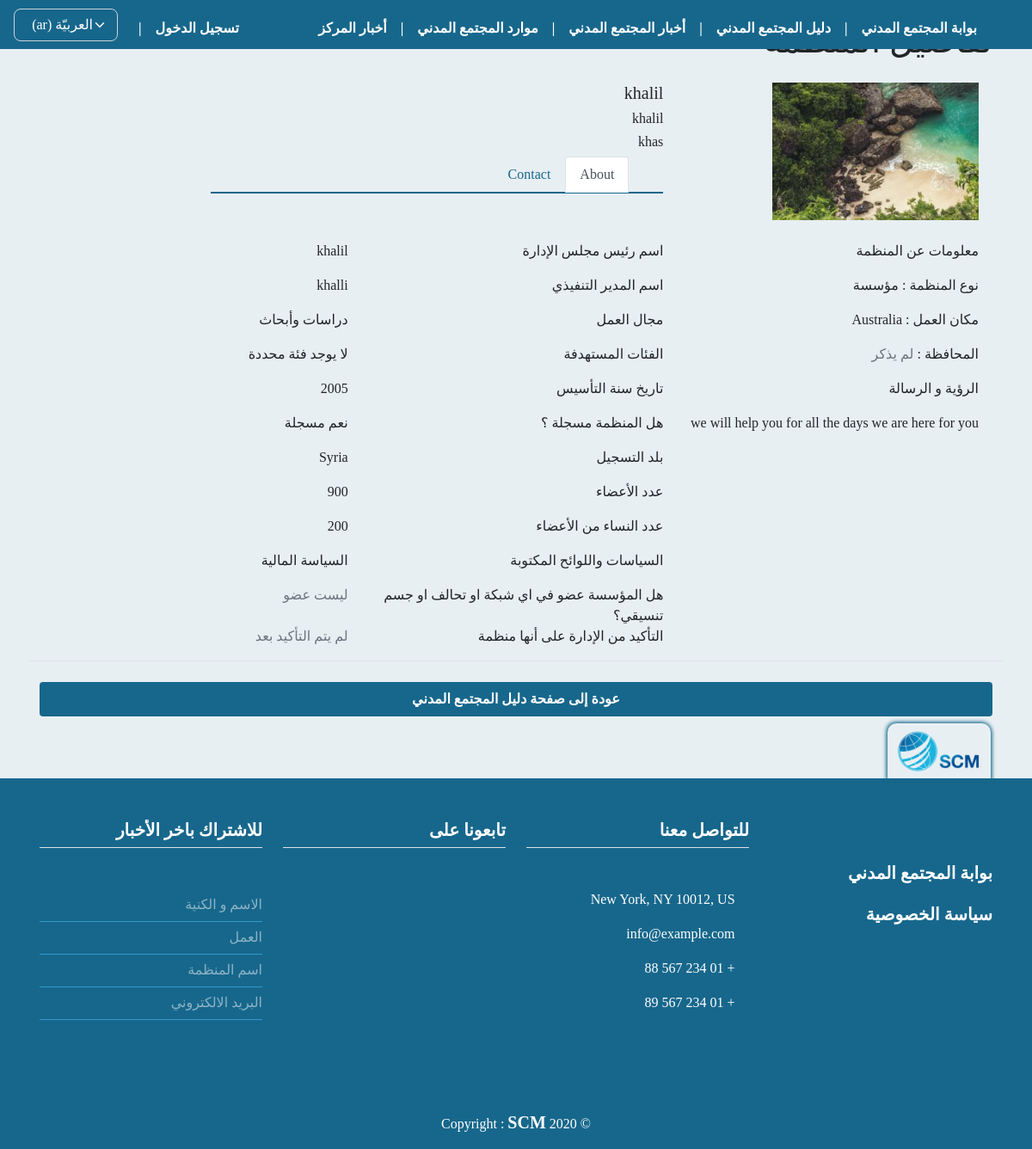
/particip_detail/6, run on an earlier commit of the app's database.
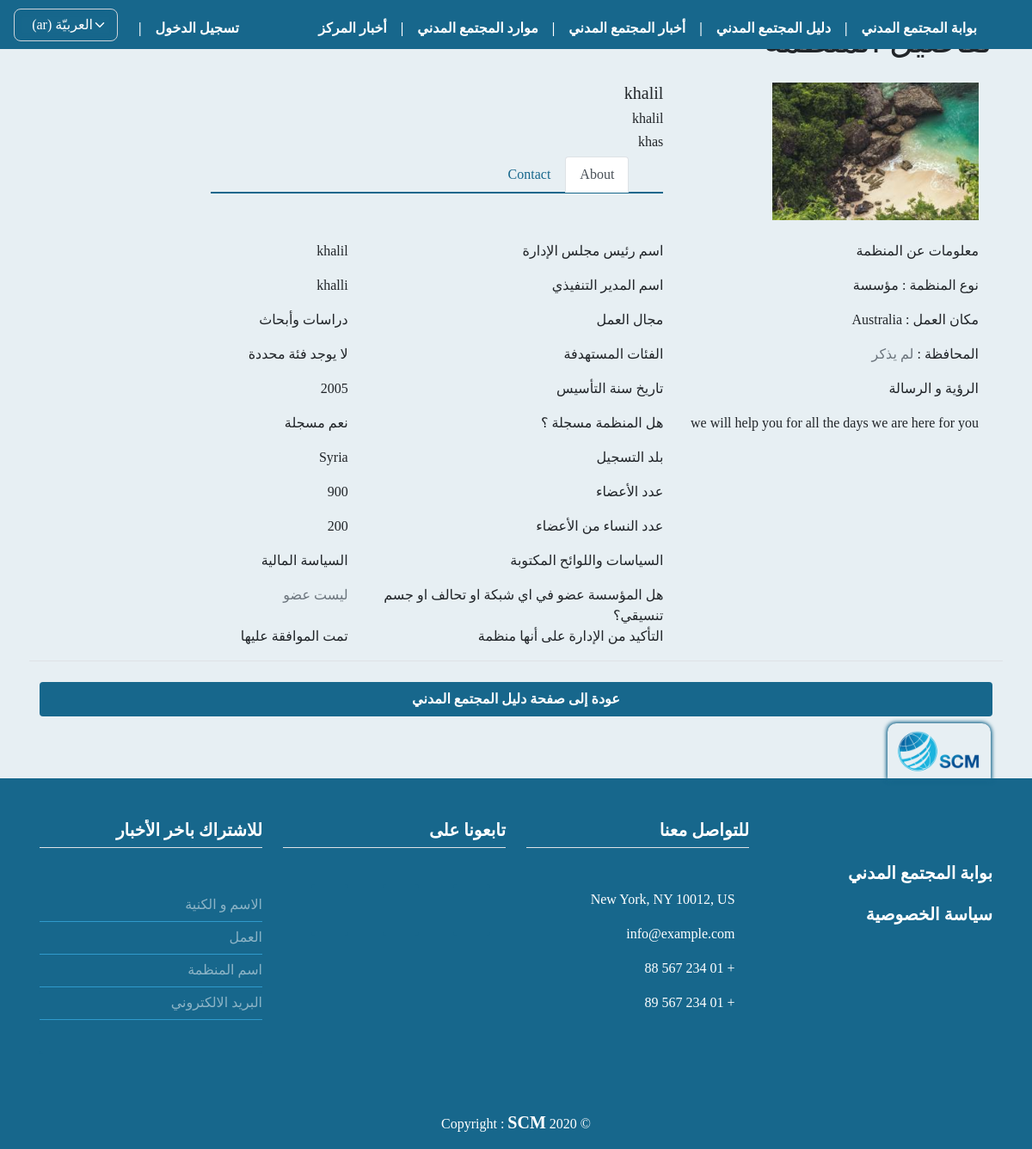
And on a later commit of the database.
### orgs/views.py (the view)
# urls.py: path('particip_detail/<str:par_id>',
def particip_detail(request, par_id):
    org = get_object_or_404(OrgProfile, id=par_id)
    org_type = org.get_org_type_display()
    position_work = org.get_position_work_display()
    city_work = org.get_city_work_display()
    work_domain = org.get_work_domain_display()
    target_cat = org.get_target_cat_display()
    org_registered_country = org.get_org_registered_country_display()
    w_polic_regulations = org.get_w_polic_regulations_display()
    if request.method == 'POST':
        print('request ======', request)
        form = OrgConfirmForm(request.POST or None, instance=org)
        if form.is_valid():
            pub = form.save(commit=False)
            pub.published_at = datetime.utcnow()
            pub.save()
            messages.success(request, _(
                'لقد تم تغيير حالة الطلب للمنظمة بنجاح'))
            return redirect('guide')
    else:
        form = OrgConfirmForm(instance=org)
    context = {
        'org': org,
        'form': form,
        'org_type': org_type,
        'position_work': position_work,
        'city_work': city_work,
        'work_domain': work_domain,
        'target_cat': target_cat,
        'org_registered_country': org_registered_country,
        'w_polic_regulations': w_polic_regulations,
    }
    return render(request, 'profiles/particip_detail.html', context)

### orgs/forms.py
class OrgConfirmForm(forms.ModelForm):
    class Meta:
        model = OrgProfile
        fields = [
            'publish',
        ]

### templates/profiles/particip_detail.html (shortened to what the changed rows need)
{% extends 'base.html' %} {% load static i18n phonenumber_filters %} {% get_current_language as
LANGUAGE_CODE %} {% block title %} {% trans 'تفاصيل المنظمة' %} {% endblock %}
{% block content %}
<h1 class="mt-4 mb-4">{% trans 'تفاصيل المنظمة' %} </h1>
<div class="container emp-profile mt-4">
  <form method="post">
    <div class="row">
      <div class="col-md-8">
        <div class="tab-content profile-tab" id="myTabContent">
          <div class="tab-pane fade show active" id="home" role="tabpanel" aria-labelledby="home-tab">
            <div class="row">
              <div class="col-md-6">
                <p>
                  {% if org.publish and org.publish == True %}
                  {% trans 'تمت الموافقة عليها' %}
                  {% else %}
                  <span class="text-muted">
                    {% trans 'لم يتم التأكيد بعد' %}
                  </span>
                  {% endif %}
                </p>
              </div>
            </div>
          </div>
        </div>
      </div>
    </div>
  </form>
</div>
{% endblock %}

What changed in the data, as far as the page shows it:
changed OrgProfile "khalil": publish False → True (drawn)
Also different on the page:
text no longer shown: "لم يتم التأكيد بعد"
text now shown: "تمت الموافقة عليها"
